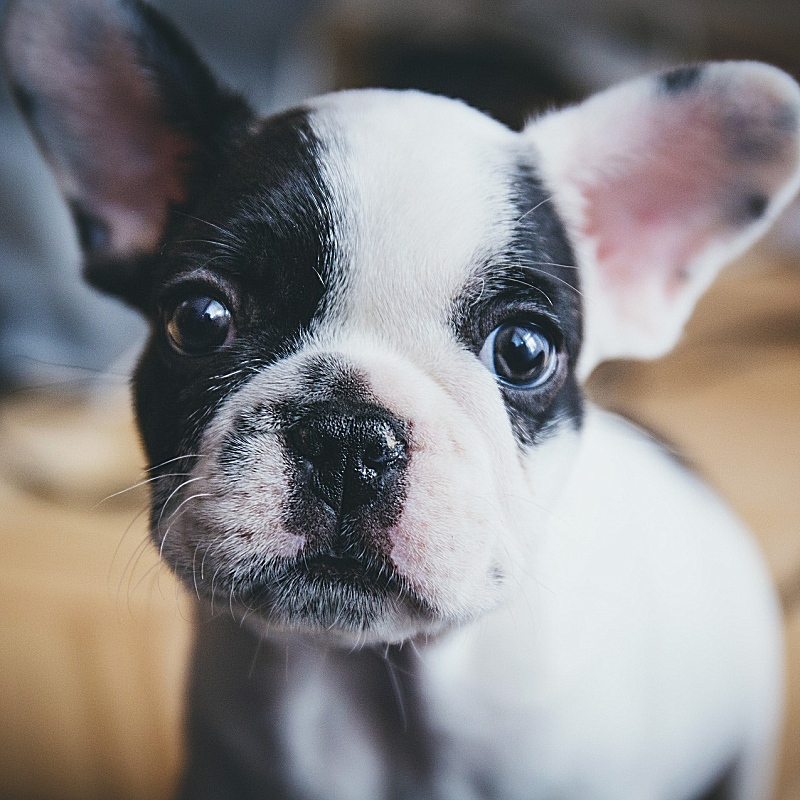
%> input picture matlab/elektrooving2/puppy.jpg, 800 x 800 px
$ octave doge.m   (GNU Octave 9; MATLAB toolbox functions it lacks are replaced by stand-ins)
%> lines starting %> are read from the running program, lines starting %| are printed output that depends on the picture
clear all;

% Legger på vignett, ramme og andre kunstneriske effekter på et bilde.
%
% Fungerer kun på kvadratiske bilder per nå..

dim_x=800; % Dimensjon på bildet
dim_y=dim_x;

x1 = -pi:pi/((dim_x/4)-1):0;
x3 = 0:pi/((dim_x/4)-1):pi;

y1 = cos(x1);
y2 = ones(1,400);
y3 = cos(x3);

y = [y1 y2 y3];

w1d = (y./4)+3/4;
w2d = w1d'*w1d;

w2d_rgb = w2d;
w2d_rgb(:,:,2) = w2d;
w2d_rgb(:,:,3) = w2d;

ramme = ones(dim_y, dim_x);

for i = 1 : dim_y
  for j = 1 : dim_x
    if i<10 || i>dim_y-10 || j<10 || j>dim_x-10
      ramme(i,j)=0;
    end
  end
end

img_orig = double(imread('puppy.jpg'));
img_weighted = img_orig .* w2d_rgb .* ramme;
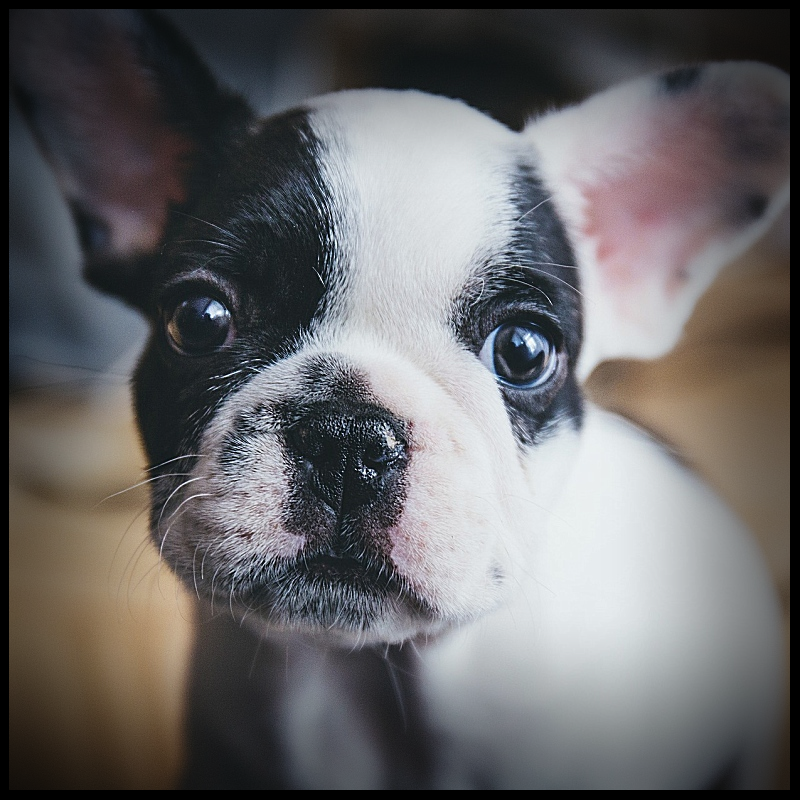
%> img_weighted: size 800x800x3 double; mean R, G, B 104.1, 102.8, 104
img_weighted2(:,:,2) = img_weighted(:,:,3);
img_weighted2(:,:,3) = img_weighted(:,:,2);
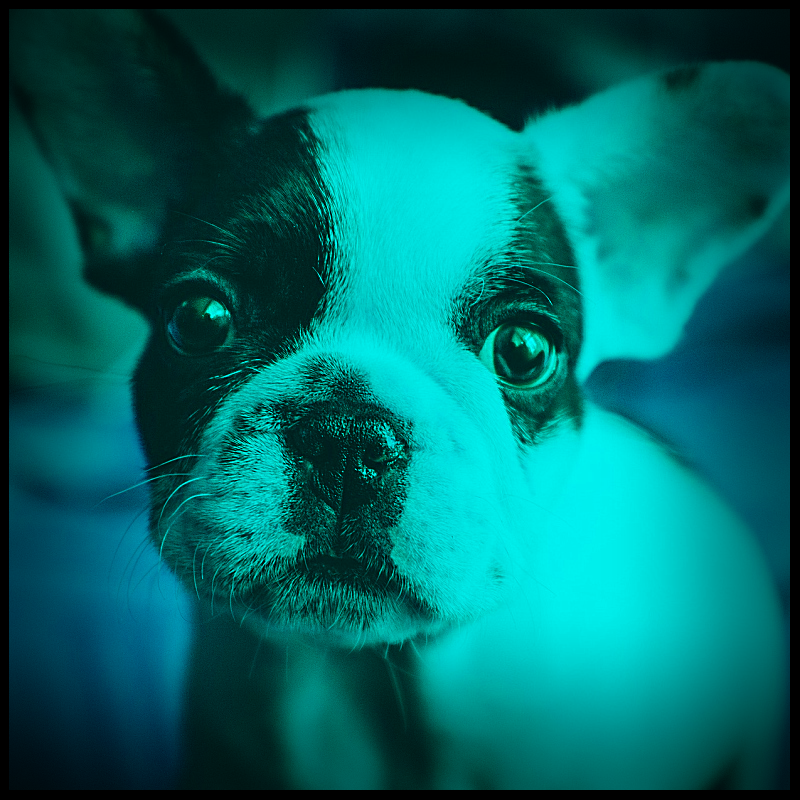
%> img_weighted2: size 800x800x3 double; mean R, G, B 0, 104, 102.8
img_weighted2(:,:,1) = img_weighted(:,:,1).*1.1;
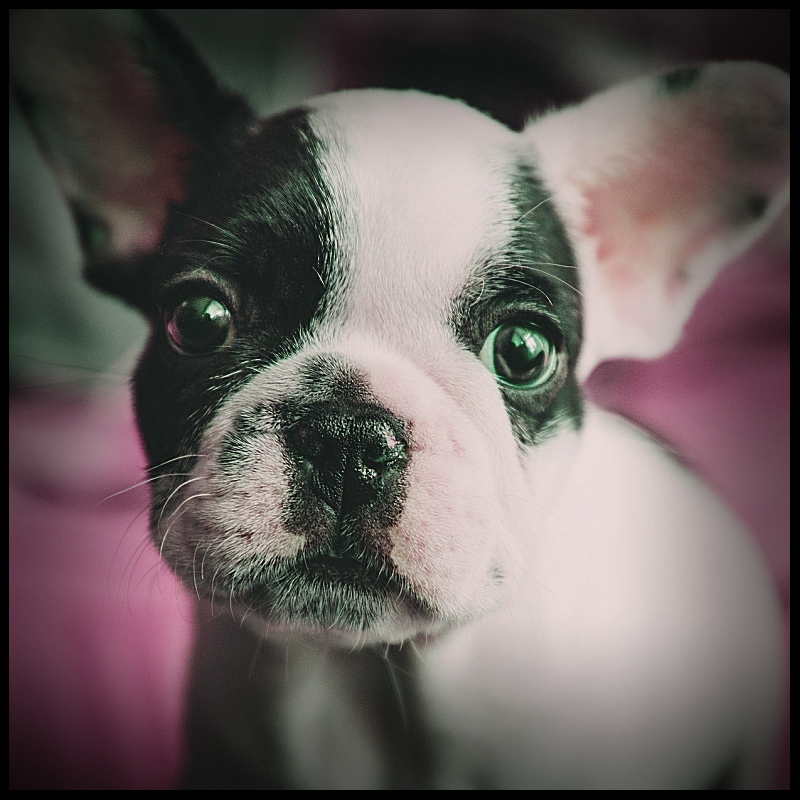
%> img_weighted2: size 800x800x3 double; mean R, G, B 114.6, 104, 102.8; drawn with min black and max white
imshow(uint8(img_weighted2));
%imshow(img_weighted);
